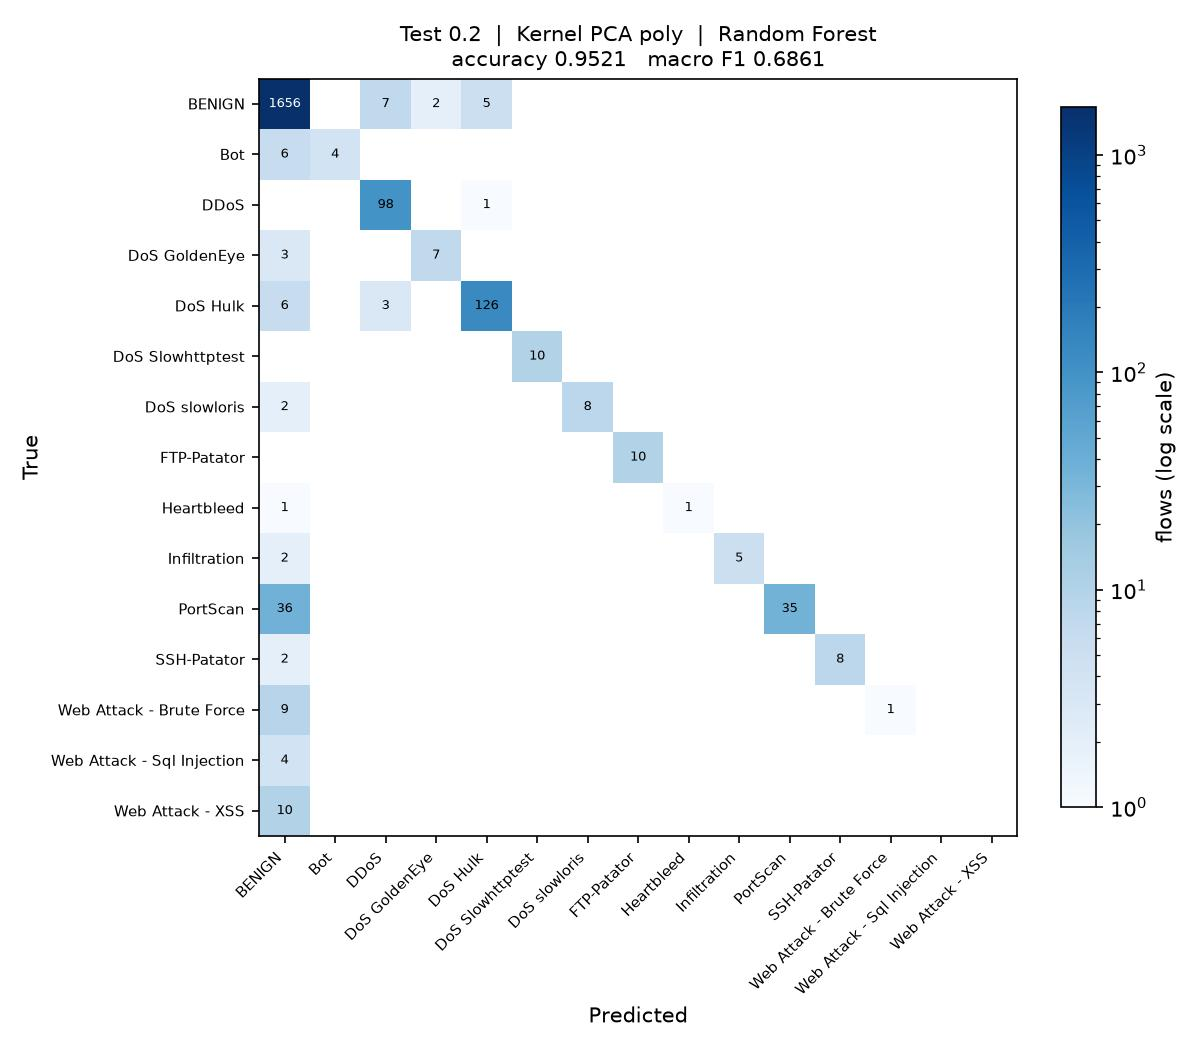

Generate this figure with Python:
"""
Test_0.2_DR_POLY_RF

Test size 0.2  |  Kernel PCA (poly)  |  Random Forest  (reference sheet #7)

Run on its own:

    python Test_0.2_DR_POLY_RF.py

Writes Test_0.2_DR_POLY_RF.jpg (confusion matrix) and appends one row to
results/75_runs.csv.
"""

import os
import sys
import time
import warnings
from pathlib import Path

import matplotlib
matplotlib.use("Agg")
import matplotlib.pyplot as plt
import numpy as np
import pandas as pd
from sklearn.decomposition import KernelPCA
from sklearn.impute import SimpleImputer
from sklearn.metrics import (accuracy_score, confusion_matrix, f1_score,
                             precision_score, recall_score)
from sklearn.model_selection import train_test_split
from sklearn.preprocessing import LabelEncoder, StandardScaler
from sklearn.ensemble import RandomForestClassifier

sys.path.insert(0, str(Path(__file__).resolve().parent.parent))
from common import load_sample                      # noqa: E402

warnings.filterwarnings("ignore")

# ----- this run -------------------------------------------------------------
TEST_SIZE = 0.2
KERNEL = "poly"
CLASSIFIER = "RF"
N_COMPONENTS = 15
# ----------------------------------------------------------------------------

SEED = 0
N_JOBS = max(1, (os.cpu_count() or 2) // 2)
STEM = "Test_0.2_DR_POLY_RF"
HERE = Path(__file__).resolve().parent
RESULTS = HERE.parent / "results"


def main():
    t0 = time.time()
    df = load_sample(10000, 50, SEED)
    y = LabelEncoder().fit_transform(df["Label"])
    X = df.drop(columns=["Label", "Day"])
    classes = sorted(df["Label"].unique())
    print(f"{len(df):,} flows, {X.shape[1]} features, {len(classes)} classes")

    X_train, X_test, y_train, y_test = train_test_split(
        X, y, test_size=TEST_SIZE, random_state=SEED, stratify=y)

    # mean imputation and scaling, fitted on the training split only
    imputer = SimpleImputer(strategy="mean").fit(X_train)
    scaler = StandardScaler().fit(imputer.transform(X_train))
    X_train = scaler.transform(imputer.transform(X_train))
    X_test = scaler.transform(imputer.transform(X_test))

    # dimensionality reduction: Kernel PCA, fitted on the training split only.
    # arpack keeps the largest positive eigenvalues; the randomized solver ranks
    # them by magnitude and fails on the sigmoid kernel, which is not PSD.
    kpca = KernelPCA(n_components=N_COMPONENTS, kernel=KERNEL,
                     eigen_solver="arpack", random_state=SEED, n_jobs=N_JOBS)
    X_train = kpca.fit_transform(X_train)
    X_test = kpca.transform(X_test)
    print(f"Kernel PCA ({KERNEL}): {X_train.shape[1]} components")

    classifier = RandomForestClassifier(n_estimators=200, criterion="entropy",
                                    n_jobs=N_JOBS, random_state=SEED)
    classifier.fit(X_train, y_train)
    y_pred = classifier.predict(X_test)

    acc = accuracy_score(y_test, y_pred)
    pre = precision_score(y_test, y_pred, average="macro", zero_division=0)
    rec = recall_score(y_test, y_pred, average="macro", zero_division=0)
    f1 = f1_score(y_test, y_pred, average="macro", zero_division=0)
    pre_w = precision_score(y_test, y_pred, average="weighted", zero_division=0)
    rec_w = recall_score(y_test, y_pred, average="weighted", zero_division=0)
    f1_w = f1_score(y_test, y_pred, average="weighted", zero_division=0)

    print(f"Accuracy  : {acc:.4f}")
    print(f"Precision : {pre:.4f}")
    print(f"Recall    : {rec:.4f}")
    print(f"F1 Score  : {f1:.4f}")

    # confusion matrix image, named to match this script
    cm = confusion_matrix(y_test, y_pred, labels=range(len(classes)))
    fig, ax = plt.subplots(figsize=(8, 7))
    im = ax.imshow(cm, cmap="Blues", norm=matplotlib.colors.LogNorm(vmin=1))
    ax.set_xticks(range(len(classes)), classes, rotation=45, ha="right", fontsize=7)
    ax.set_yticks(range(len(classes)), classes, fontsize=7)
    ax.set_xlabel("Predicted")
    ax.set_ylabel("True")
    ax.set_title(f"Test {TEST_SIZE}  |  Kernel PCA {KERNEL}  |  Random Forest\n"
                 f"accuracy {acc:.4f}   macro F1 {f1:.4f}", fontsize=10)
    for i in range(len(classes)):
        for j in range(len(classes)):
            if cm[i, j]:
                ax.text(j, i, cm[i, j], ha="center", va="center", fontsize=6,
                        color="white" if cm[i, j] > cm.max() / 3 else "black")
    fig.colorbar(im, ax=ax, fraction=0.04, label="flows (log scale)")
    fig.tight_layout()
    fig.savefig(HERE / f"{STEM}.jpg", dpi=150)
    plt.close(fig)

    # one row appended to the shared results table
    RESULTS.mkdir(exist_ok=True)
    row = {"Test": TEST_SIZE, "DR": "POLY", "Clas": CLASSIFIER,
           "Acc": round(acc, 4), "Pre": round(pre, 4), "Rec": round(rec, 4),
           "F1": round(f1, 4),
           "Pre_weighted": round(pre_w, 4), "Rec_weighted": round(rec_w, 4),
           "F1_weighted": round(f1_w, 4),
           "n_components": N_COMPONENTS, "seconds": round(time.time() - t0, 1),
           "script": STEM}
    out = RESULTS / "75_runs.csv"
    old = pd.read_csv(out).to_dict("records") if out.exists() else []
    old = [r for r in old if r.get("script") != STEM]
    pd.DataFrame(old + [row]).to_csv(out, index=False)
    print(f"saved {STEM}.jpg and appended to results/75_runs.csv "
          f"({time.time() - t0:.0f}s)")


if __name__ == "__main__":
    main()
